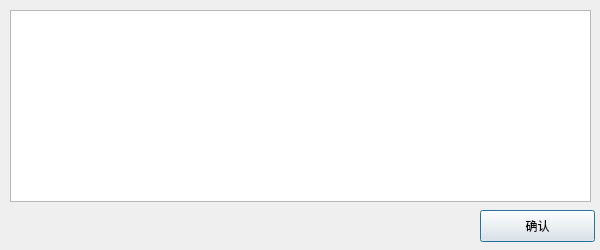
<?xml version="1.0" encoding="UTF-8"?>
<ui version="4.0">
 <class>viewuser</class>
 <widget class="QDialog" name="viewuser">
  <property name="geometry">
   <rect>
    <x>0</x>
    <y>0</y>
    <width>600</width>
    <height>250</height>
   </rect>
  </property>
  <property name="windowTitle">
   <string>Dialog</string>
  </property>
  <widget class="QTableView" name="tableView">
   <property name="geometry">
    <rect>
     <x>10</x>
     <y>10</y>
     <width>581</width>
     <height>192</height>
    </rect>
   </property>
  </widget>
  <widget class="QPushButton" name="pushButton">
   <property name="geometry">
    <rect>
     <x>480</x>
     <y>210</y>
     <width>115</width>
     <height>32</height>
    </rect>
   </property>
   <property name="text">
    <string>确认</string>
   </property>
  </widget>
 </widget>
 <resources/>
 <connections/>
</ui>
